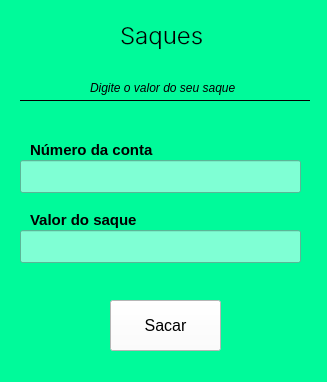
<?xml version="1.0" encoding="UTF-8"?>
<ui version="4.0">
 <class>MainWindow</class>
 <widget class="QMainWindow" name="MainWindow">
  <property name="geometry">
   <rect>
    <x>0</x>
    <y>0</y>
    <width>327</width>
    <height>382</height>
   </rect>
  </property>
  <property name="windowTitle">
   <string>Banco JP</string>
  </property>
  <property name="styleSheet">
   <string notr="true">background-color: #00FA9A</string>
  </property>
  <widget class="QWidget" name="centralwidget">
   <widget class="QLabel" name="label_2">
    <property name="geometry">
     <rect>
      <x>90</x>
      <y>80</y>
      <width>154</width>
      <height>15</height>
     </rect>
    </property>
    <property name="font">
     <font>
      <pointsize>9</pointsize>
      <italic>true</italic>
     </font>
    </property>
    <property name="styleSheet">
     <string notr="true"/>
    </property>
    <property name="text">
     <string>Digite o valor do seu saque</string>
    </property>
   </widget>
   <widget class="Line" name="line">
    <property name="geometry">
     <rect>
      <x>20</x>
      <y>100</y>
      <width>290</width>
      <height>1</height>
     </rect>
    </property>
    <property name="autoFillBackground">
     <bool>false</bool>
    </property>
    <property name="styleSheet">
     <string notr="true">background-color: black; </string>
    </property>
    <property name="orientation">
     <enum>Qt::Horizontal</enum>
    </property>
   </widget>
   <widget class="QLabel" name="label">
    <property name="geometry">
     <rect>
      <x>120</x>
      <y>20</y>
      <width>83</width>
      <height>30</height>
     </rect>
    </property>
    <property name="font">
     <font>
      <family>Inter Light</family>
      <pointsize>18</pointsize>
     </font>
    </property>
    <property name="autoFillBackground">
     <bool>false</bool>
    </property>
    <property name="text">
     <string>Saques</string>
    </property>
   </widget>
   <widget class="QLabel" name="label_4">
    <property name="geometry">
     <rect>
      <x>30</x>
      <y>140</y>
      <width>125</width>
      <height>19</height>
     </rect>
    </property>
    <property name="font">
     <font>
      <pointsize>11</pointsize>
      <weight>75</weight>
      <bold>true</bold>
     </font>
    </property>
    <property name="styleSheet">
     <string notr="true"/>
    </property>
    <property name="text">
     <string>Número da conta</string>
    </property>
   </widget>
   <widget class="QLineEdit" name="lineEdit_2">
    <property name="geometry">
     <rect>
      <x>20</x>
      <y>160</y>
      <width>281</width>
      <height>33</height>
     </rect>
    </property>
    <property name="styleSheet">
     <string notr="true">background-color: #7FFFD4;</string>
    </property>
    <property name="text">
     <string/>
    </property>
   </widget>
   <widget class="QLabel" name="label_5">
    <property name="geometry">
     <rect>
      <x>30</x>
      <y>210</y>
      <width>109</width>
      <height>19</height>
     </rect>
    </property>
    <property name="font">
     <font>
      <pointsize>11</pointsize>
      <weight>75</weight>
      <bold>true</bold>
     </font>
    </property>
    <property name="styleSheet">
     <string notr="true"/>
    </property>
    <property name="text">
     <string>Valor do saque</string>
    </property>
   </widget>
   <widget class="QLineEdit" name="lineEdit_3">
    <property name="geometry">
     <rect>
      <x>20</x>
      <y>230</y>
      <width>281</width>
      <height>33</height>
     </rect>
    </property>
    <property name="styleSheet">
     <string notr="true">background-color: #7FFFD4;</string>
    </property>
    <property name="text">
     <string/>
    </property>
   </widget>
   <widget class="QPushButton" name="pushButton">
    <property name="geometry">
     <rect>
      <x>110</x>
      <y>300</y>
      <width>111</width>
      <height>51</height>
     </rect>
    </property>
    <property name="font">
     <font>
      <pointsize>12</pointsize>
     </font>
    </property>
    <property name="styleSheet">
     <string notr="true">background: white</string>
    </property>
    <property name="text">
     <string>Sacar</string>
    </property>
   </widget>
  </widget>
 </widget>
 <resources/>
 <connections/>
</ui>
